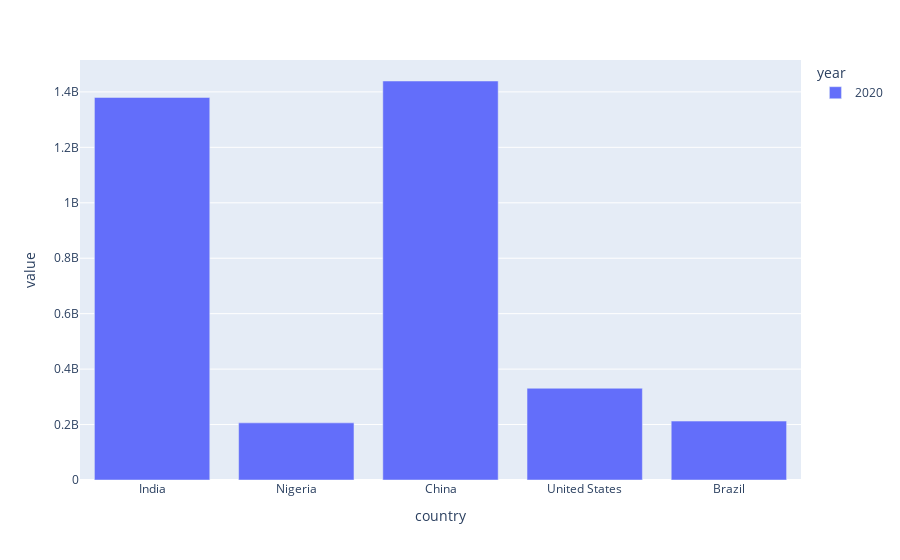

The cell this chart's notebook holds for it:
### Code cell
fig = px.bar(df_population_2020, x=df_population_2020.index, y=df_population_2020.columns)
fig.show()

### Figure 1 — Plotly figure (JSON) as saved in the notebook; plotly's stock layout.template omitted (floating-point values rounded to 4 significant figures)
{"data": [{"alignmentgroup": "True", "hovertemplate": "year=2020<br>country=%{x}<br>value=%{y}<extra></extra>", "legendgroup": "2020", "marker": {"color": "#636efa", "pattern": {"shape": ""}}, "name": "2020", "offsetgroup": "2020", "orientation": "v", "showlegend": true, "textposition": "auto", "type": "bar", "x": ["India", "Nigeria", "China", "United States", "Brazil"], "xaxis": "x", "y": [1380004385, 206139589, 1439323776, 331002651, 212559417], "yaxis": "y"}], "layout": {"barmode": "relative", "legend": {"title": {"text": "year"}, "tracegroupgap": 0}, "margin": {"t": 60}, "xaxis": {"anchor": "y", "domain": [0, 1], "title": {"text": "country"}}, "yaxis": {"anchor": "x", "domain": [0, 1], "title": {"text": "value"}}}}
